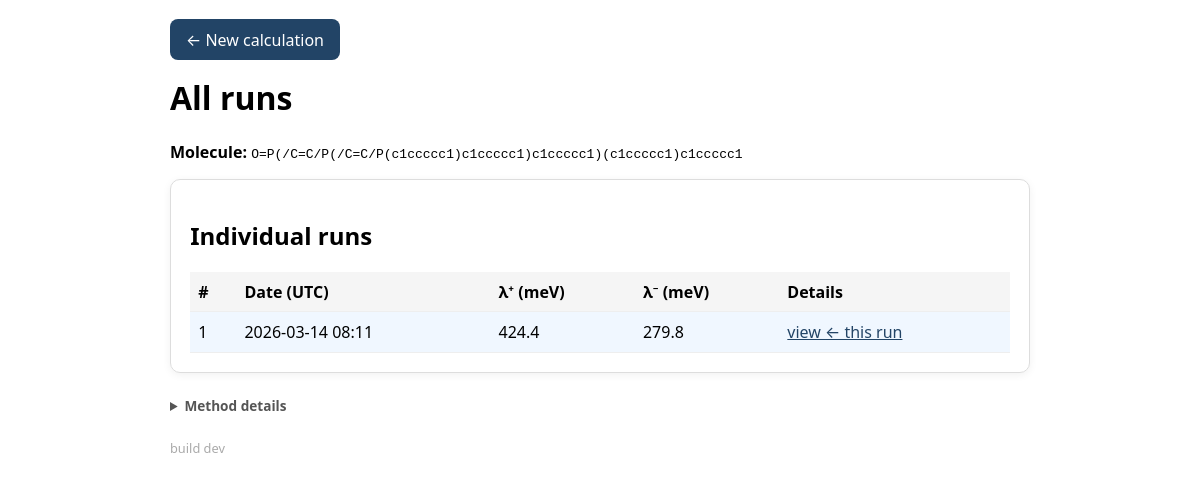
The app's page /stats/3021954d-df77-4b06-a819-4111886a9ed4 with its own data.
### tables this page shows
CREATE TABLE jobs (
    uuid             TEXT    PRIMARY KEY,
    smiles_input     TEXT    NOT NULL,
    smiles_canonical TEXT    NOT NULL,
    created_at       TEXT    NOT NULL,
    status           INTEGER NOT NULL DEFAULT 0,
    lambda_plus_eV   REAL,
    lambda_minus_eV  REAL,
    partial_json     TEXT,
    xyz_neutral      TEXT,
    xyz_cation       TEXT,
    xyz_anion        TEXT,
    error_message    TEXT,
    email            TEXT
);

### app.py (the view, shortened to what this page needs)
@app.route("/stats/<job_uuid>")
def stats(job_uuid):
    job = _database.get_job(job_uuid)
    if job is None:
        flash("Result not found.")
        return redirect(url_for("index"))
    all_jobs = _database.find_all_by_canonical(job["smiles_canonical"])
    summary = None
    return render_template(
        "stats.html",
        canonical=job["smiles_canonical"],
        current_uuid=job_uuid,
        jobs=all_jobs,
        summary=summary,
    )

### app.py (called while the page is built)
@app.context_processor
def inject_version():
    return {"build_version": _BUILD_VERSION}

### db.py (called while the page is built)
    def _connect(self) -> sqlite3.Connection:
        parent = os.path.dirname(self._db_path)
        if parent:
            os.makedirs(parent, exist_ok=True)
        return sqlite3.connect(self._db_path)

    def _q(self, n: int = 1) -> str:
        return ",".join([self.PLACEHOLDER] * n)

    def find_all_by_canonical(self, smiles_canonical: str) -> list[dict]:
        conn = self._connect()
        try:
            conn.row_factory = sqlite3.Row
            rows = conn.execute(
                f"SELECT * FROM jobs WHERE smiles_canonical = {self.PLACEHOLDER}"
                f" AND status IN ({self._q(2)})"
                f" ORDER BY created_at DESC",
                (smiles_canonical, int(JobStatus.DONE), int(JobStatus.SEEN)),
            ).fetchall()
        finally:
            conn.close()
        return [dict(r) for r in rows]

    def get_job(self, job_uuid: str) -> dict | None:
        conn = self._connect()
        try:
            conn.row_factory = sqlite3.Row
            row = conn.execute(
                f"SELECT * FROM jobs WHERE uuid = {self.PLACEHOLDER}",
                (job_uuid,),
            ).fetchone()
        finally:
            conn.close()
        return dict(row) if row else None

### templates/stats.html (shortened to what this page needs)
<!doctype html>
<html lang="en">
  <head>
  </head>
  <body>
    <div class="container">
      <a class="button" href="{{ url_for('index') }}">← New calculation</a>
      <h1>All runs</h1>
      <p style="word-break:break-all;"><strong>Molecule:</strong> <code>{{ canonical }}</code></p>
      <section class="card">
        <h2>Individual runs</h2>
        <table>
          <thead>
            <tr>
              <th>#</th>
              <th>Date (UTC)</th>
              <th>λ⁺ (meV)</th>
              <th>λ⁻ (meV)</th>
              <th>Details</th>
            </tr>
          </thead>
          <tbody>
            {% for job in jobs %}
            <tr{% if job.uuid == current_uuid %} class="current"{% endif %}>
              <td>{{ loop.revindex }}</td>
              <td>{{ job.created_at[:16].replace('T', ' ') }}</td>
              <td>{{ (job.lambda_plus_eV * 1000) | round(1) }}</td>
              <td>{{ (job.lambda_minus_eV * 1000) | round(1) }}</td>
              <td><a class="link" href="{{ url_for('result', job_uuid=job.uuid) }}">view{% if job.uuid == current_uuid %} ← this run{% endif %}</a></td>
            </tr>
            {% endfor %}
          </tbody>
        </table>
      </section>
      <details style="font-size:0.85rem; color:#555;">
        <summary style="cursor:pointer; font-weight:600;">Method details</summary>
      </details>
      <footer>build {{ build_version }}</footer>
    </div>
  </body>
</html>

### templates/stats.html (style rules this page uses)
body { font-family: system-ui, -apple-system, BlinkMacSystemFont, "Segoe UI", sans-serif; margin: 1.2rem; }
.container { max-width: 860px; margin: auto; }
h1 { margin-top: 0; }
.card { padding: 1.2rem; border: 1px solid #ddd; border-radius: 10px; box-shadow: 0 2px 8px rgba(0,0,0,0.06); margin-bottom: 1.4rem; }
table { width: 100%; border-collapse: collapse; }
td, th { padding: 0.55rem 0.5rem; border-bottom: 1px solid #eee; }
th { text-align: left; font-weight: 600; background: #f5f5f5; }
tr.current { background: #f0f7ff; }
a.button { display: inline-block; padding: 0.6rem 1rem; border-radius: 8px; background: #246; color: #fff; text-decoration: none; margin-bottom: 1rem; }
a.link { color: #246; }
footer { margin-top: 1.5rem; font-size: 0.8rem; color: #aaa; }

### records on screen
jobs: smiles_canonical "O=P(/C=C/P(/C=C/P(c1ccccc1)c1ccccc1)c1ccccc1)(c1ccccc1)c1ccccc1", created_at "2026-03-14 08:11", (job.lambda_plus_eV*1000)|round(1) "424.4", (job.lambda_minus_eV*1000)|round(1) "279.8", shows "← this run"

### other values on screen
{{ build_version }} "dev"
